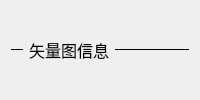
                     <widget class="QWidget" name="Exportwidget_SVGTitle" native="true">
                      <layout class="QHBoxLayout" name="horizontalLayout_53" stretch="1,1,6">
                       <item>
                        <widget class="Line" name="Exportwidget_SVGTitleline1">
                         <property name="frameShadow">
                          <enum>QFrame::Plain</enum>
                         </property>
                         <property name="orientation">
                          <enum>Qt::Horizontal</enum>
                         </property>
                        </widget>
                       </item>
                       <item>
                        <widget class="QLabel" name="Exportwidget_SVGTitlelabel">
                         <property name="minimumSize">
                          <size>
                           <width>80</width>
                           <height>0</height>
                          </size>
                         </property>
                         <property name="maximumSize">
                          <size>
                           <width>80</width>
                           <height>16777215</height>
                          </size>
                         </property>
                         <property name="font">
                          <font>
                           <family>微软雅黑</family>
                           <pointsize>12</pointsize>
                          </font>
                         </property>
                         <property name="text">
                          <string>矢量图信息</string>
                         </property>
                        </widget>
                       </item>
                       <item>
                        <widget class="Line" name="Exportwidget_SVGTitleline2">
                         <property name="frameShadow">
                          <enum>QFrame::Plain</enum>
                         </property>
                         <property name="orientation">
                          <enum>Qt::Horizontal</enum>
                         </property>
                        </widget>
                       </item>
                      </layout>
                     </widget>
